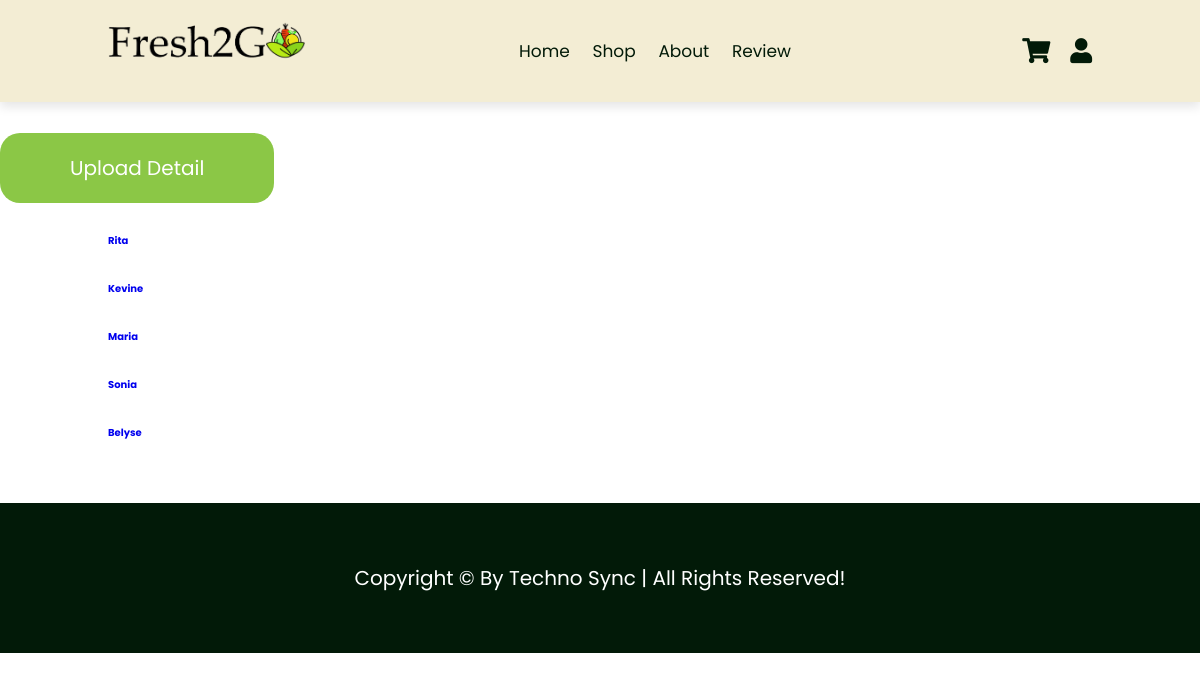
Page /customer/list on the committed database.
### customer/models.py (models this page shows, shortened)
class Customer(models.Model):
    name = models.CharField(max_length=255)
    email = models.EmailField(unique=True)
    phone_number = models.CharField(max_length=20)
    address = models.TextField()
    vendor = models.ManyToManyField(Vendor)

### customer/views.py (the view)
# urls.py: path('list', customer_list, name='customer_list'),
def customer_list(request):
    customers = Customer.objects.all()
    return render(request, 'customer/customer_list.html', {'customers': customers})

### templates/customer/customer_list.html (shortened to what this page needs)
<!DOCTYPE html>
<html lang="en">
<head>
    {% load static %}
    <link rel="stylesheet" href="{% static 'css/cart.css'%}">
    <link rel="stylesheet" href="https://cdnjs.cloudflare.com/ajax/libs/font-awesome/5.15.4/css/all.min.css">
</head>
<body id="body">
        <header class="header">
          <img class="logo" src="/product_images/image/logo.png" alt="">
          <nav class="navbar">
              <a href="index.html">Home</a>
              <a href="{% url 'products_list_view' }">Shop</a>
              <a href="https://kenyani-mama-mboga.netlify.app/about.html">About</a>
              <a href="review.html">Review</a>
          </nav>
          <div class="icons">
              <a href="#"id="menu-btn" class="fas fa-bars">
              <a href="cart.html"id="cart-btn" class="fas fa-shopping-cart"></a>
              <a href="login.html" id="login-btn" class="fas fa-user"></a></a>
          </div>
        </header>
          <button><a href="{% url 'upload_customer' %}">Upload detail</a></button>
        <section class="product1">
          {% for customer in customers %}
          <a href="{% url 'customer_detail' id=customer.id %}"><h4>{{ customer.name }}</h4></a>
            <br>
            <br>
            {% endfor %}
        </section>
        <section class="credit">copyright &copy; by techno sync | all rights reserved!</section>
    </body>
    </html>

### cart/static/css/cart.css (style rules this page uses)
* { font-family: 'Poppins', sans-serif; margin: 0; padding: 0; -webkit-box-sizing: border-box; box-sizing: border-box; outline: none; border: none; text-decoration: none; text-transform: capitalize; -webkit-transition: .2s linear; transition: .2s linear; }
html { font-size: 62.5%; overflow-x: hidden; scroll-behavior: smooth; }
section { padding: 3rem 9%; }
.header .logo { width: 20%; }
.header { position: fixed; top: 0; left: 0; right: 0; z-index: 1000; background: #F3EDD4; -webkit-box-shadow: 0 0.5rem 1rem rgba(0, 0, 0, 0.1); box-shadow: 0 0.5rem 1rem rgba(0, 0, 0, 0.1); display: -webkit-box; display: -ms-flexbox; display: flex; -webkit-box-align: center; -ms-flex-align: center; align-items: center; -webkit-box-pack: justify; -ms-flex-pack: justify; justify-content: space-between; padding: 2rem 9%; }
.header .navbar a { font-size: 1.7rem; color: #021A08; margin: 0 1rem; }
.header .icons a { font-size: 2.5rem; margin-left: 1.7rem; cursor: pointer; color: #021A08; }
#menu-btn { display: none; }
.credit { text-align: center; background: #021A08; color: #fff; font-size: 2rem; padding: 3em; margin-bottom: -17em; }
button { font-size: 2rem; margin-top: 2rem; background-color: #8BC746; padding: 2rem 7rem; border-radius: 2rem; }
button a { color: #fff; }

### rows in the picture
Customer: name "Rita"
Customer: name "Kevine"
Customer: name "Maria"
Customer: name "Sonia"
Customer: name "Belyse"
